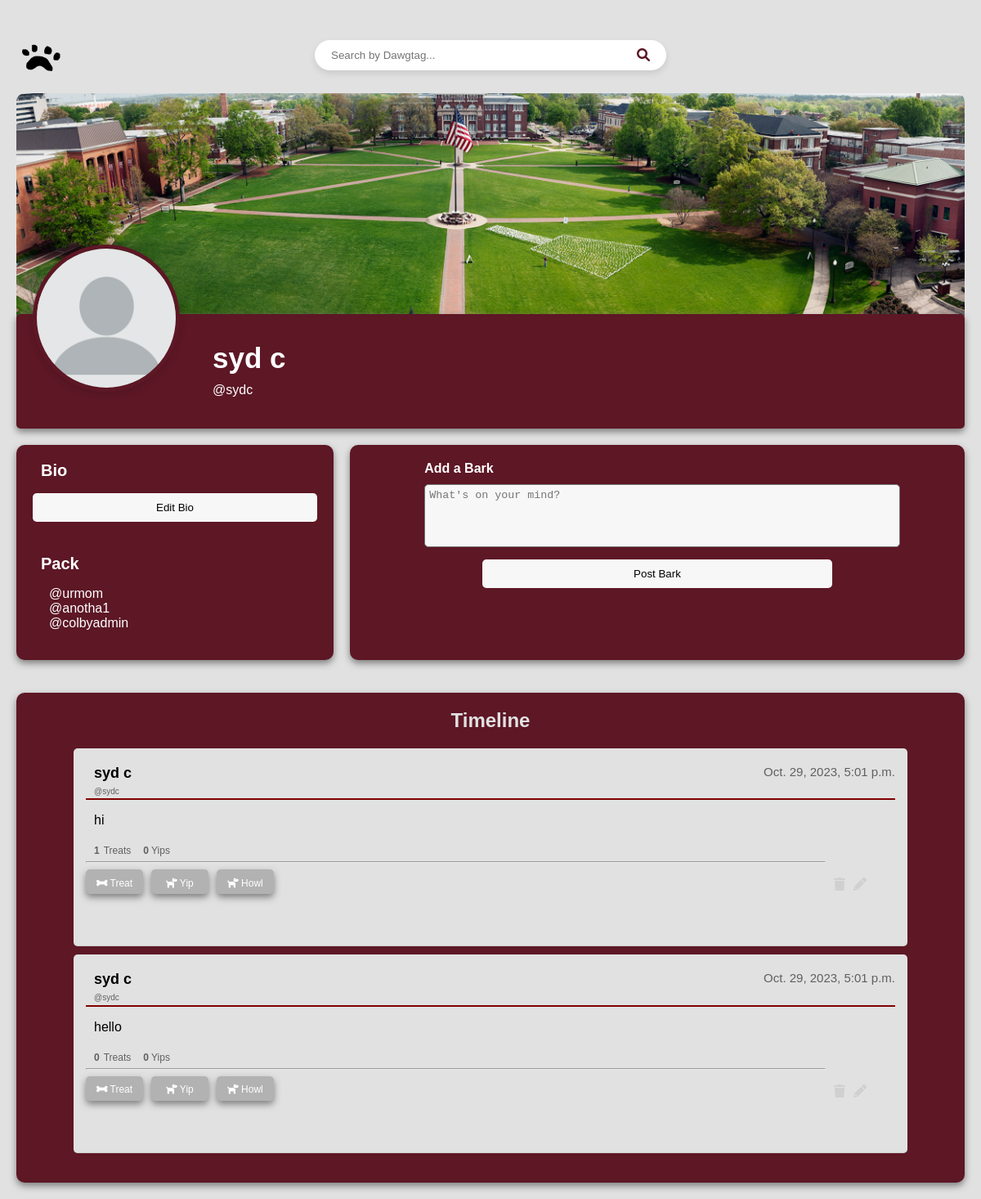
Page /main/profile/sydc/ (signed in) on the committed database.
### homepage/models.py (models this page shows, shortened)
class DawgHouseUser(AbstractBaseUser, PermissionsMixin):
    username = models.CharField(unique=True, max_length=30)
    first_name = models.CharField(max_length=30)
    last_name = models.CharField(max_length=30)
    bio = models.TextField(blank=True, max_length=200)
    friends = models.ManyToManyField("self", blank=True)
    is_staff = models.BooleanField(default=False)
    USERNAME_FIELD = "username"
    REQUIRED_FIELDS = ["first_name", "last_name"]
    objects = DawgHouseUserManager()

class Bark(models.Model):
    id = models.UUIDField(primary_key=True, default=uuid.uuid4)
    user = models.ForeignKey(settings.AUTH_USER_MODEL, on_delete=models.CASCADE)
    content = models.TextField()
    timestamp = models.DateTimeField(auto_now_add=True)
    num_likes = models.IntegerField(default=0)
    num_yips = models.IntegerField(default=0)
    num_howls = models.IntegerField(default=0)
    treated_by = models.ManyToManyField(
        DawgHouseUser, related_name="treats_given", blank=True
    )

### homepage/views.py (the view)
# urls.py: path("profile/<str:username>/", views.ProfileView, name="profile"),
def ProfileView(request, username):
    user = get_object_or_404(DawgHouseUser, username=username)
    friends_list = user.friends.all()
    barks = Bark.objects.filter(user=user).order_by("-timestamp")
    context = {"user": user, "barks": barks, "friends_list": friends_list}
    if user == request.user:
        return render(request, "user_profile.html", context)
    elif request.user in user.friends.all():
        return render(request, "friend_view.html", context)
    else:
        return render(request, "non_friend_view.html", context)

### homepage/templates/user_profile.html (shortened to what this page needs)
<!DOCTYPE html>
<html>
<head>
    {% load static %}
    <link rel="stylesheet" href="{% static 'profile.css' %}" />
    <link rel="stylesheet" href="https://cdnjs.cloudflare.com/ajax/libs/font-awesome/6.0.0/css/all.min.css">
</head>
<body>
    <div class="top-bar">
        <a href="{% url 'main_timeline' %}" class="logo-link">
            <img
                src="{% static 'images/DHLogo.png' %}"
                alt="DawgHouse Logo"
                class="logo"
            />
        </a>
        <form method="POST" action="{% url 'search_users' %}" class="search-bar-container">
            <input type="text" id="searchInput" name="username" placeholder="Search by Dawgtag...">
            <button type="submit"><i class="fa fa-search" aria-hidden="true"></i></button>
        </form>
    </div>
    <div class="profile-cover">
      <img
        src="{% static 'images/msstate.jpg' %}"
        alt="{{ user.username }}'s cover photo"
      />
    </div>
    <div class="profile-content">
      <div class="profile-header">
        <img
          src="{% static 'images/profilePicture.jpg' %}"
          alt="{{ user.username }}'s profile picture"
        />
        <div class="profile-name-bio">
          <h1>{{ user.first_name }} {{ user.last_name }}</h1>
          <p>@{{ user.username }}</p>
        </div>
      </div>
      <div class="profile-layout">
        <div class="bio-container">
          <strong>Bio</strong>
          <div class="display-bio">
            <button id="editBioButton">Edit Bio</button>
          </div>
          <div class="friends-list">
            <strong>Pack</strong>
            {% if friends_list %}
            <ul>
              {% for friend in friends_list %}
              <li>@{{ friend.username }}</li>
              {% endfor %}
            </ul>
            {% else %}
            <p>No friends yet!</p>
            {% endif %}
          </div>
        </div>
        <div class="add-bark-container">
          <form action="{% url 'post_bark' %}" method="post">
            <div class="bark-input-group">
              <strong>Add a Bark</strong>
              <textarea
                name="bark_content"
                placeholder="What's on your mind?"
                required
              ></textarea>
            </div>
            <button type="submit">Post Bark</button>
          </form>
        </div>
        <div class="barks-container">
          <h2>Timeline</h2>
          <ul>
            {% for bark in barks %}
            <li class="bark">
              <div class="bark-header">
                  <h3>{{ user.first_name }} {{ user.last_name }}</h3>
                  <p class="timestamp">{{ bark.timestamp }}</p>
              </div>
              <h4>@{{ user.username }}</h4>
              <hr color="maroon">
              <div class="bark-content-display">
                <p>{{ bark.content }}</p>
                <i class="fa fa-pencil show-edit-bark-form" aria-hidden="true"></i>
                <a href="{% url 'delete_bark' bark.id %}" class="fa fa-trash delete-bark" onclick="return confirm('Are you sure you want to delete this bark?');" aria-hidden="true"></a>
              </div>
              <div class="counters-container">
                <h4 class="counters-container">
                  <strong>{{ bark.num_likes }}</strong> Treats
                  <span class="comment-counter"><strong>{{ bark.num_yips }}</strong> Yips</span>
                </h4>
              </div>
              <hr>
              <div class="button-container">
                <form action="{% url 'give_treat' bark.id user.username %}" method="post">
                  {% csrf_token %} {% if user in bark.treated_by.all %}
                  <button type="submit" style="background-color: rgb(70, 18, 18)"><i class="fa-solid fa-bone" style="color:white;"></i> Treat</button>
                  {% else %}
                  <button type="submit"><i class="fa-solid fa-bone" style="color:white;"></i> Treat</button>
                  {% endif %}
                </form>
                <button class="show-comment-input" data-bark-id="{{ bark.id }}"><i class="fa-solid fa-dog" style="color:white;"></i> Yip</button>
                <button type="button">
                    <i class="fa-solid fa-dog" style="color:white;"></i> Howl
                </button>
              </div>
                  <div class="comments-container">
                    <h2>Comments</h2>
                </div>
          {% endfor %}
          </ul>
        </div>
      </div>
    </body>
  </html>

### rows in the picture
DawgHouseUser: first_name "syd", last_name "c", username "sydc"
DawgHouseUser: username "urmom"
DawgHouseUser: username "anotha1"
DawgHouseUser: username "colbyadmin"
Bark: timestamp "Oct. 29, 2023, 5:01 p.m.", content "hi", num_likes "1", num_yips "0", shows "Treat"
Bark: timestamp "Oct. 29, 2023, 5:01 p.m.", content "hello", num_likes "0", num_yips "0", shows "Treat"
